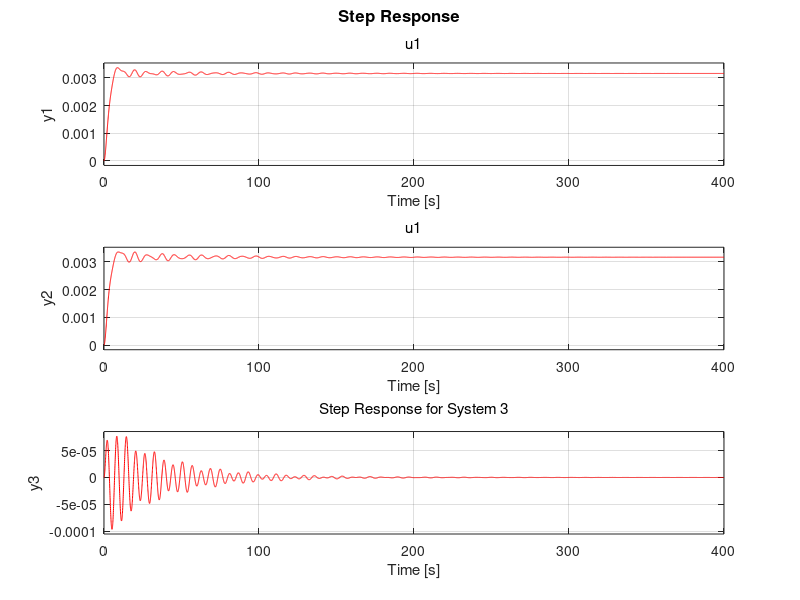

Write MATLAB code to recreate this figure.
% Non-Linear
% Clearing previous outputs and variables
clc; clear;

% Defining system parameters
M = 1000;
mass_1 = 100;
mass_2 = 100;
length_1 = 20;
length_2 = 10;
g = 9.81;

% Constructing state space matrices
A = [0 1 0 0 0 0;
     0 0 -(mass_1*g)/M 0 -(mass_2*g)/M 0;
     0 0 0 1 0 0;
     0 0 -((M+mass_1)*g)/(M*length_1) 0 -(mass_2*g)/(M*length_1) 0;
     0 0 0 0 0 1;
     0 0 -(mass_1*g)/(M*length_2) 0 -(g*(M+mass_2))/(M*length_2) 0];
B = [0; 1/M; 0; 1/(M*length_1); 0; 1/(M*length_2)];

% Defining output matrices for observable configurations
C_matrices = {[1, 0, 0, 0, 0, 0];                         % Observing x component
              [0, 0, 1, 0, 0, 0; 1, 0, 0, 0, 0, 0];       % Observing theta1 and theta2
              [1, 0, 0, 0, 0, 0; 1, 0, 1, 0, 0, 0; 0, 0, 0, 0, 1, 0]};   % Observing x and theta2
D = 0; % Defining D matrix as zero

% Setting LQR parameters
Q = diag([1000 100 1000 1000 1000 1000]);
R = 0.01;
[K, S, eigen_values] = lqr(A, B, Q, R); % Computing LQR gain matrix

% Setting initial conditions for the observer
initial_conditions = [0, 0, 30, 0, 60, 0, 0, 0, 0, 0, 0, 0];

% Defining desired poles for the observer
poles = [-1; -2; -3; -4; -5; -6];

% Choosing colors for each system
colors = ['b','g','r','c','m','y']; % Adjusting as needed for more systems

% Constructing and analyzing systems for each observer configuration
num_of_systems = length(C_matrices);
figure; % Creating a single figure window for all plots

for i = 1:num_of_systems
    C = C_matrices{i};
    L = place(A', C', poles)'; % Computing observer gain matrix

    % Formulating Luenberger state-space matrices
    A_q = [(A-B*K) B*K; zeros(size(A)) (A-L*C)];
    B_q = [B; zeros(size(B))];
    C_q = [C zeros(size(C))];

    % Creating state-space model
    sys = ss(A_q, B_q, C_q, D);

    % Plotting initial response (Left column)
    subplot(num_of_systems, 2, 2*i-1);
    initial(sys, initial_conditions, colors(i));
    title(sprintf('Initial Response for System %d', i));
    grid on;
    
    % Plotting step response (Right column)
    subplot(num_of_systems, 2, 2*i);
    step(sys, colors(i));
    title(sprintf('Step Response for System %d', i));
    grid on;
end

% Adjusting the figure size for better visibility
set(gcf, 'Position', [100, 100, 1200, num_of_systems*200]);